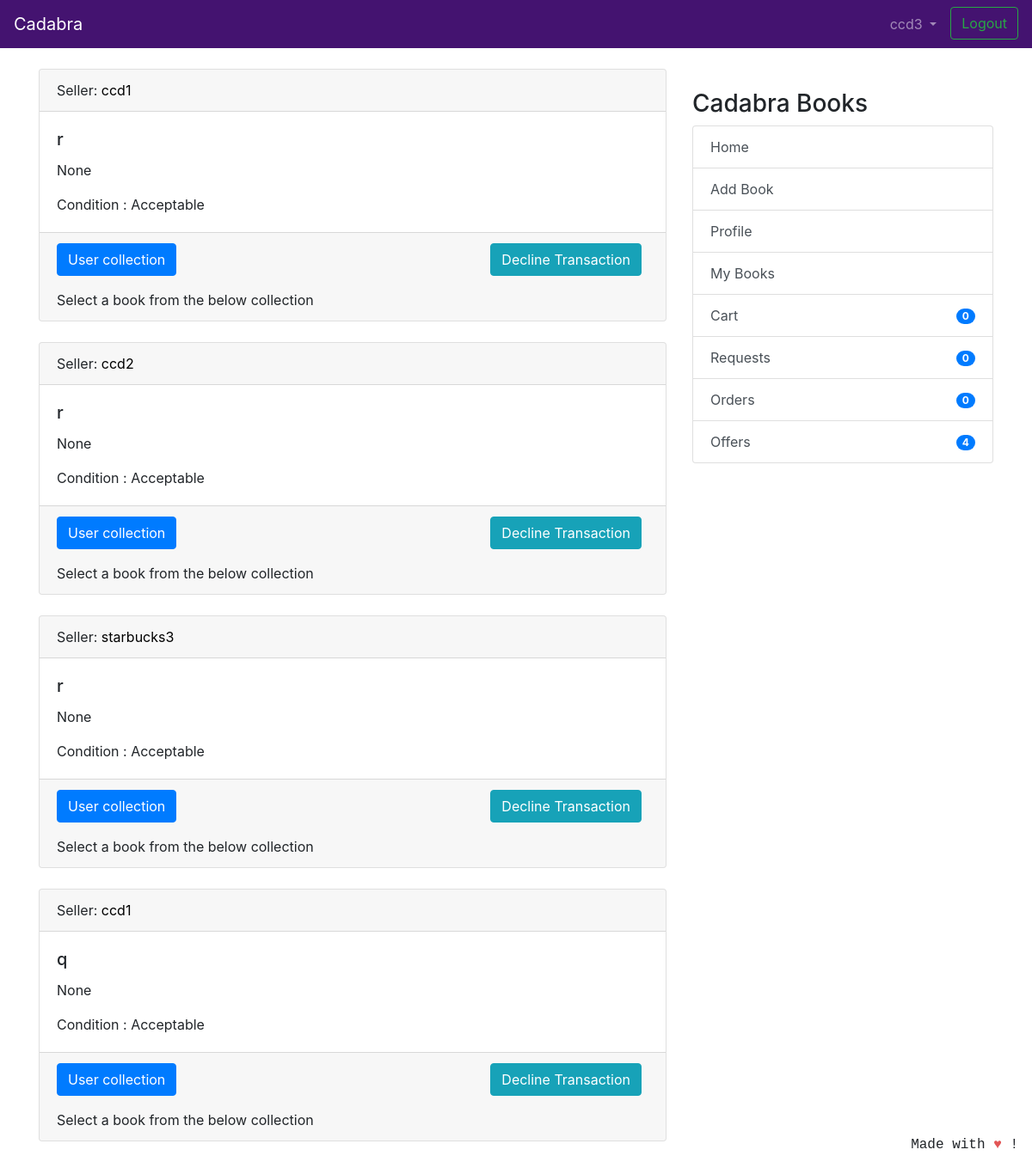
/transaction/offers/ (signed in), run on an earlier commit of the app's database.
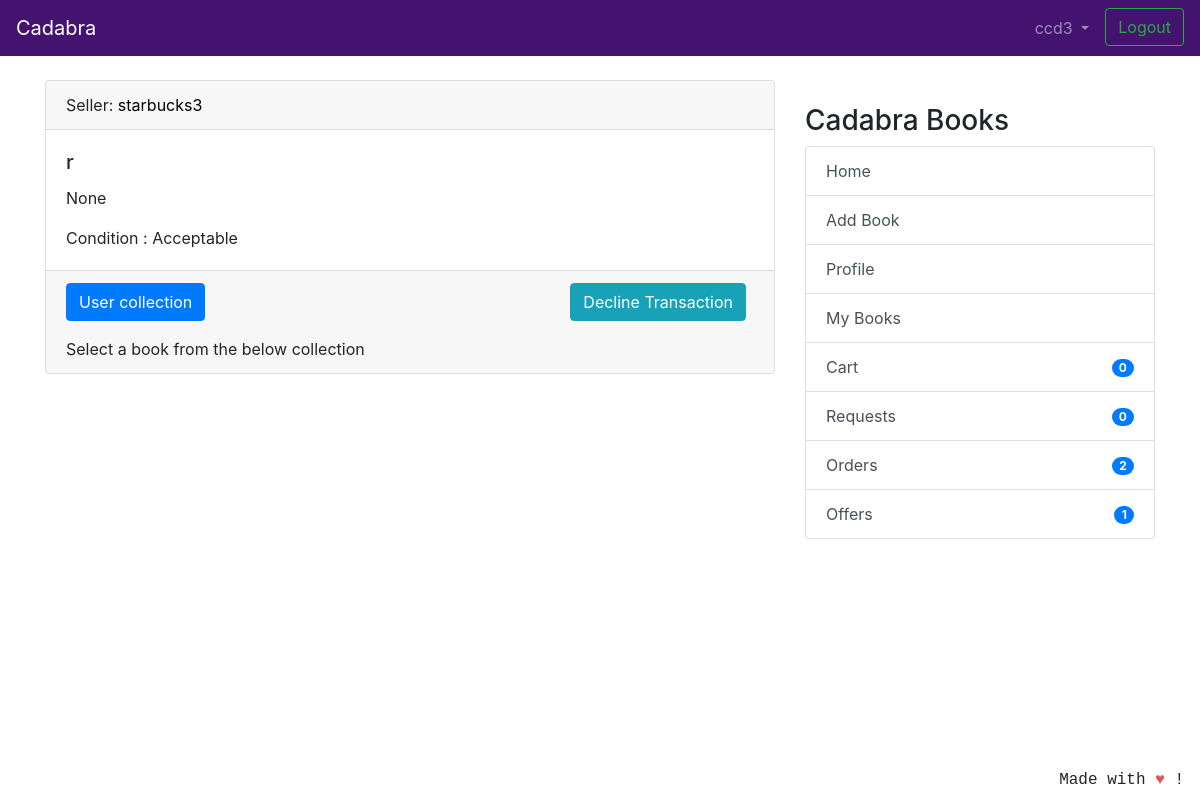
And on a later commit of the database.
### coreapp/models.py (models this page shows, shortened)
class Requests(models.Model):
	requester = models.ForeignKey(User, related_name='to_user', on_delete=models.CASCADE)
	offerrer = models.ForeignKey(User, related_name='from_user', on_delete=models.CASCADE)
	timestamp = models.DateTimeField(auto_now_add=True)
	requester_book = models.ForeignKey(Book, related_name='requester_book_from_user', on_delete=models.CASCADE)

class Book(models.Model):
    user = models.ForeignKey(User, on_delete=models.CASCADE, null=True)
    book_name = models.CharField(
        max_length=100, help_text="We only deal with original books with ISBN codes, pirated books will not be accepted.")
    author_name = models.CharField(max_length=100, blank=True, null=True)
    description = models.CharField(max_length=2000,blank=True,null=True)
    image = models.ImageField(null=True, blank=True, upload_to="book_images/")
    price = models.IntegerField(null=True,blank=True)
    sell_or_exchange = models.CharField(
        max_length=100, choices=BUY_OR_EXCHANGE, default='Exchange', help_text="By adding items to exchange you can make requests to other users for exchange.")
    condition = models.CharField(
        max_length=100, choices=CONITION_CHOICES, default='Acceptable')
    created_at = models.DateTimeField(auto_now_add=True)
    class Meta:
        verbose_name = 'Book'
        verbose_name_plural = 'Books'

### transaction/views.py (the view)
# urls.py: path('offers/', views.OfferListView.as_view(), name='offers_view'),
class OfferListView(LoginRequiredMixin, generic.ListView):
    model = Requests
    template_name = 'transaction_offer.html'
    context_object_name = 'offers'
    def get_queryset(self):
        return Requests.objects.filter(offerrer=self.request.user).order_by('timestamp')
    def get_context_data(self, **kwargs):
        context = super().get_context_data(**kwargs)
        context['collection_all'] = UserCollection.objects.all()
        return context

### coreapp/models.py (called while the page is built)
    def get_cart_items(self):
        return self.items.all()

### nofapapp/context_processors.py (called while the page is built)
def add_variable_to_context(request):
    if request.user.id:
        orderitems = Order.objects.get(owner=request.user.profile)
        orders = orderitems.get_cart_items()
        return {
            'requestscount': Requests.objects.filter(requester=request.user).count(),
            'offercount' : Requests.objects.filter(offerrer=request.user).count(),
            'orderscount': Transaction.objects.filter(offerrer=request.user).count()+FinalBuyOrder.objects.filter(user=request.user).count(),
            'cartitemscount': len(orders),
            'addresscheck': get_object_or_404(ShippingAddress, profile=get_object_or_404(Profile, user=request.user)).address1,
            }
    else:
        return {}

### transaction/transaction/templatetags/user_books_tag.py (called while the page is built)
@register.filter
def user_books_for_user(collection_all, user_username):
    user_profile = get_object_or_404(Profile, user__username=user_username)
    collection_items = collection_all.get(
        owner=user_profile)
    return collection_items.books.filter(
        sell_or_exchange='Exchange')

### templates/transaction_offer.html (shortened to what this page needs)
{% extends 'base.html' %}
{% load user_books_tag %}
{% block content %}
{% if offers %}
{% for offer in offers %}
<div class="card text-left">
    <div class="card-header">
        Seller: <a style="color:black">{{ offer.requester }}</a>
    </div>
    <div class="card-body">
        <h5 class="card-title">{{ offer.requester_book.book_name }}</h5>
        <p class="card-text">{{ offer.requester_book.description }}</p>
        <p class="card-text">Condition : {{ offer.requester_book.condition }} </p>
    </div>
    <div class="card-footer text-mutxed">
        <a href="{% url 'transaction:offer-delete' offer.id %}" class="mr-2 btn btn-info float-right">Decline Transaction</a>
        <p>
            <a class="btn btn-primary" data-toggle="collapse" href="#offermodal{{ offer.id }}" role="button" aria-expanded="false"
                aria-controls="collapseExample">
                User collection
            </a>
        </p>
        Select a book from the below collection
    </div>
</div>
{% endfor %}
{% else %}
<h2 align="center">No Offers Found! Make a request !</h2>
{% endif %}
{% endblock %}

### templates/base.html (shortened to what this page needs)
{% load static %}
<!doctype html>
<html lang="en">
  <head>
    <link rel="stylesheet" href="https://stackpath.bootstrapcdn.com/bootstrap/4.2.1/css/bootstrap.min.css"
>
  </head>
  <body>
    <header class="site-header">
<nav class="navbar navbar-expand-lg navbar-dark" style="background-color: #441370;">
  <a class="navbar-brand" href="{% url 'coreapp:list_entries' %}">
    Cadabra
    </a>
  <div class="collapse navbar-collapse" id="navbarSupportedContent">
    <ul class="navbar-nav ml-auto">
      {% if user.is_authenticated %}
      <li class="nav-item dropdown">
        <a class="nav-link dropdown-toggle" href="#" id="navbarDropdown" role="button" data-toggle="dropdown"
          aria-haspopup="true" aria-expanded="false">
          {{ user.username }}
        </a>
      </li>
      <li><a class="btn btn-outline-success ml-2 my-2 my-sm-0" href="{% url 'logout'%}">Logout</a></li>
        {% else %}
      <li><a href="{% url 'login' %}" class="btn btn-outline-success">Login</a></li>
      <li><a href="{% url 'coreapp:signup' %}" class="btn btn-primary ml-2">Sign up</a></li>
      {% endif %}
    </ul>
  </div>
</nav>
  </header>
  <br/>
    <div class="container">
      <div class="row justify-content-center">
        <div class="col-8">
          {% block content %}
          {% endblock %}
        </div>
        {% if user.is_authenticated %}
                <div class="col-md-4">
                  <div class="content-section">
                    <br/>
                    <h3>Cadabra Books</h3>
                      <ul class="list-group">
                        <a class="list-group-item list-group-item-action" href="{% url 'coreapp:list_entries' %}" > Home </a>
                        <a class="list-group-item list-group-item-action" href="{% url 'coreapp:new_entry' %}" > Add Book</a>
                        <a class="list-group-item list-group-item-action" href="{% url 'coreapp:profile' %}" >Profile</a>
                        <a class="list-group-item list-group-item-action" href="{% url 'coreapp:userbooks' %}" >My Books</a>
                        <a class="list-group-item list-group-item-action" href="{% url 'cart:cart_items' %}" >Cart<span class="badge badge-primary badge-pill float-right mt-1">{{ cartitemscount }}</span> </a>
                        <a class="list-group-item list-group-item-action" href="{% url 'transaction:requests_view' %}" >Requests<span class="badge badge-primary badge-pill float-right mt-1">{{ requestscount }}</span></a>
                        <a class="list-group-item list-group-item-action" href="{% url 'transaction:orders_view' %}" >Orders <span class="badge badge-primary badge-pill float-right mt-1">{{ orderscount }}</span></a>
                        <a class="list-group-item list-group-item-action" href="{% url 'transaction:offers_view' %}" >Offers <span class="badge badge-primary badge-pill float-right mt-1">{{ offercount }}</span></a>
                      </ul>
                      <br/>
                  </div>
                </div>
                {% endif %}
      </div>
    </div>
<footer class="site-footer mr-3 mb-2" style="position:fixed;right:0;bottom:0;font-family: 'Courier';font-style: bold;">
  Made with <span style="color: #e25555;">&hearts;</span> !
</footer>
</body>
</html>

What changed in the data, as far as the page shows it:
removed Requests: requester "ccd1", requester_book.book_name "r", requester_book.description "None", requester_book.condition "Acceptable"
removed Requests: requester "ccd2", requester_book.book_name "r", requester_book.description "None", requester_book.condition "Acceptable"
removed Requests: requester "ccd1", requester_book.book_name "q", requester_book.description "None", requester_book.condition "Acceptable"
Also different on the page:
{{ orderscount }}: "0" → "2"
{{ offercount }}: "4" → "1"
